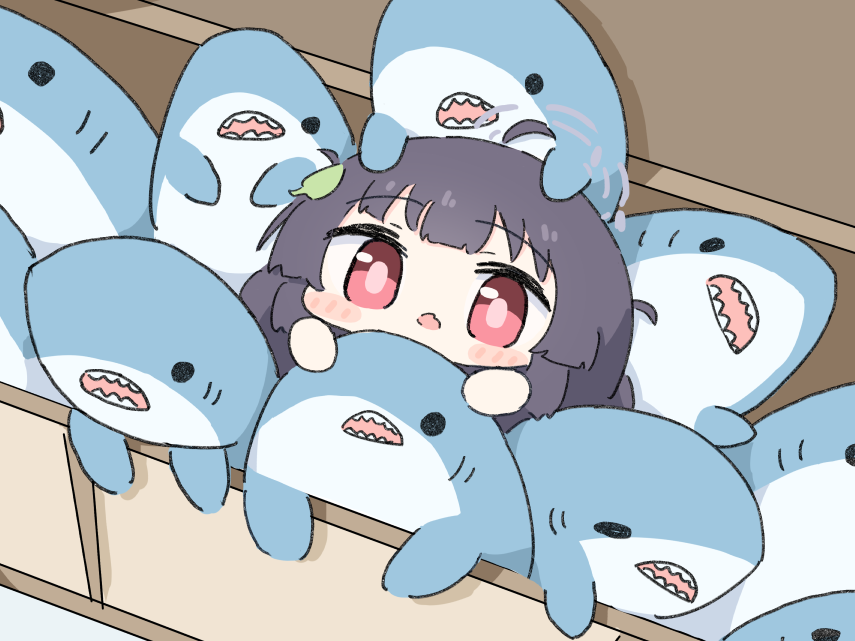
#> input picture miyu.png, 855 x 641 px
$ python convert.py
#> lines starting #> are read from the running program, lines starting #| are printed output that depends on the picture
import cv2

# Load gambar
image = cv2.imread('../miyu.png')
#> image is the input picture: shape (641, 855, 3); mean B, G, R 192.3, 187.5, 179.6

if image is not None:
    # Konversi dari RGB ke Grayscale
    grayscale_image = cv2.cvtColor(image, cv2.COLOR_BGR2GRAY)
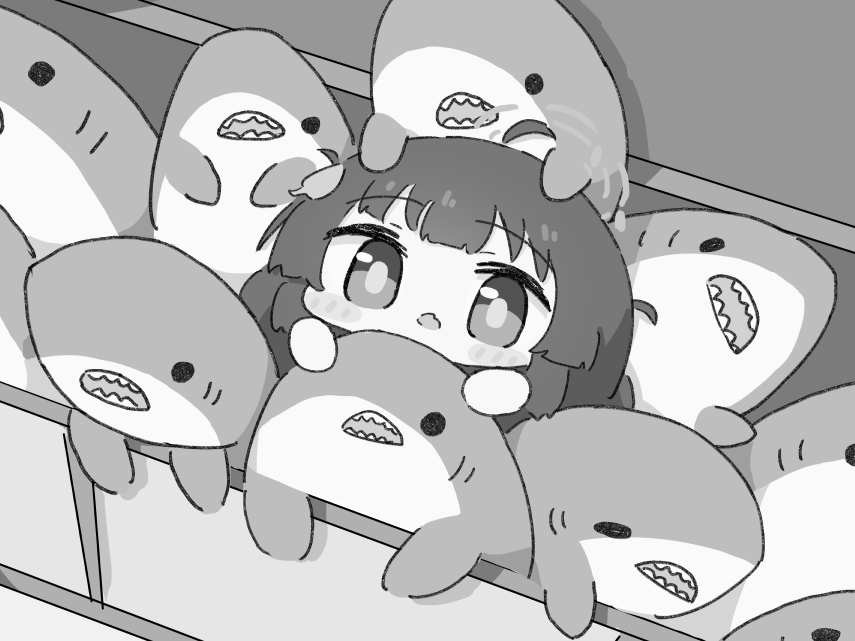
#> grayscale_image: shape (641, 855); min 0, max 255, mean 185.7
    cv2.imshow('Grayscale Image', grayscale_image)
    cv2.waitKey(0)
    cv2.destroyAllWindows()
else:
    print("Image not found")

$ run again, with banana_2.jpg saved as miyu.png
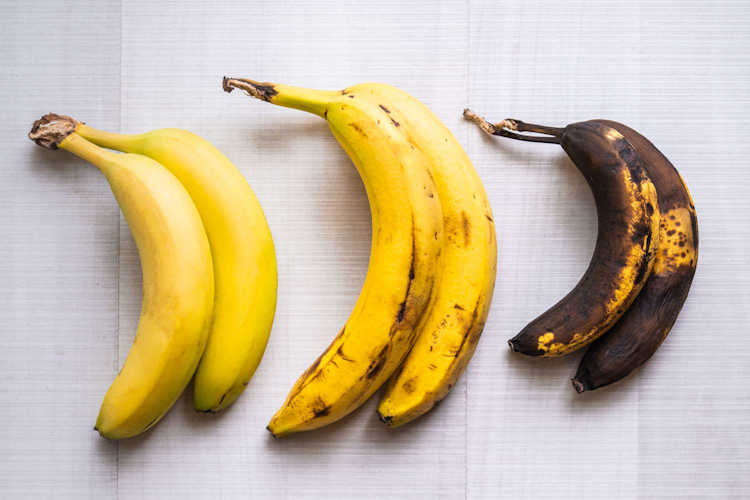
#> input picture banana_2.jpg, 750 x 500 px
#> image is the input picture: shape (500, 750, 3); mean B, G, R 159.6, 187.7, 202.8
#> `grayscale_image = cv2.cvtColor(image, cv2.COLOR_BGR2GRAY)`:
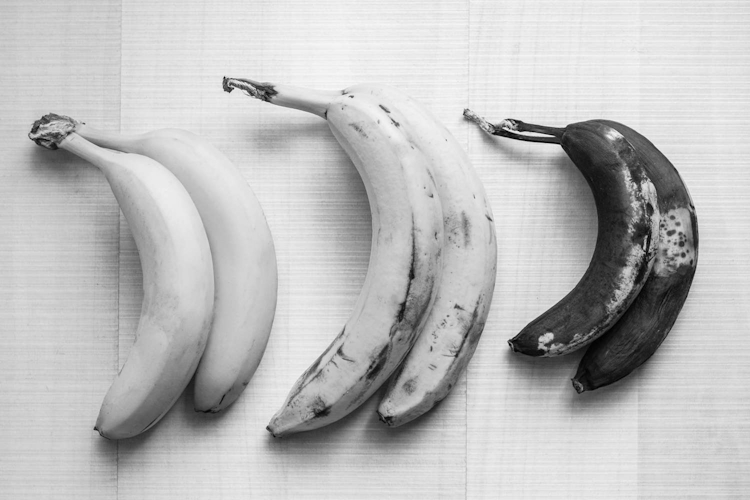
#> grayscale_image: shape (500, 750); min 0, max 248, mean 189
